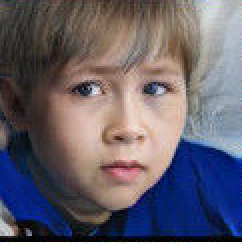
#> input picture opencv_learn/charpter23/img/a1.png, 121 x 122 px, found by its file name (shown 2 times larger)
$ python demo_23.04.py
#> lines starting #> are read from the running program, lines starting #| are printed output that depends on the picture
import cv2
import numpy as np

images = []
images.append(cv2.imread(r'img\a1.png', cv2.IMREAD_GRAYSCALE))
images.append(cv2.imread(r'img\a2.png', cv2.IMREAD_GRAYSCALE))
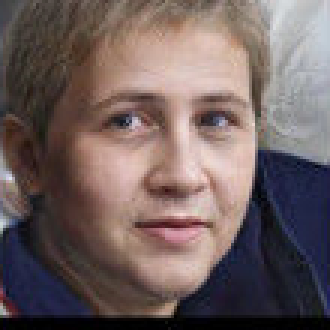
#> input picture opencv_learn/charpter23/img/a2.png, 110 x 110 px, found by its file name (shown 3 times larger)
images.append(cv2.imread(r'img\b1.png', cv2.IMREAD_GRAYSCALE))
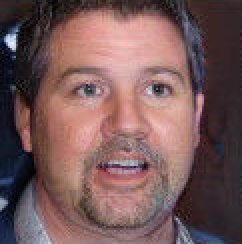
#> input picture opencv_learn/charpter23/img/b1.png, 121 x 122 px, found by its file name (shown 2 times larger)
images.append(cv2.imread(r'img\b2.png', cv2.IMREAD_GRAYSCALE))
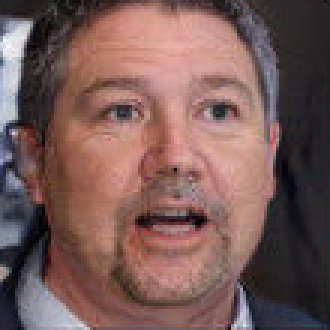
#> input picture opencv_learn/charpter23/img/b2.png, 110 x 110 px, found by its file name (shown 3 times larger)
images.append(cv2.imread(r'img\c1.png', cv2.IMREAD_GRAYSCALE))
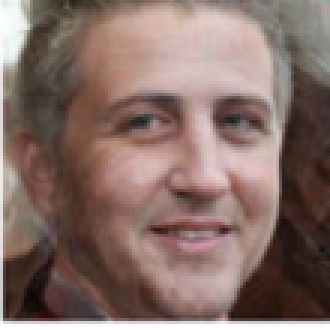
#> input picture opencv_learn/charpter23/img/c1.png, 110 x 110 px, found by its file name (shown 3 times larger)
images.append(cv2.imread(r'img\c2.png', cv2.IMREAD_GRAYSCALE))
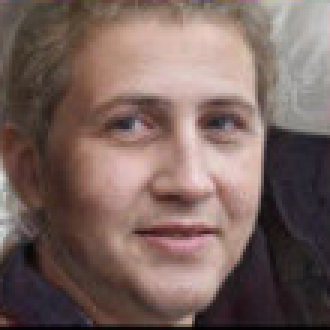
#> input picture opencv_learn/charpter23/img/c2.png, 110 x 110 px, found by its file name (shown 3 times larger)
images.append(cv2.imread(r'img\d1.png', cv2.IMREAD_GRAYSCALE))
images.append(cv2.imread(r'img\d2.png', cv2.IMREAD_GRAYSCALE))

labels = [0, 0, 1, 1, 2, 2, 3, 3]
# print(labels)
recognizer = cv2.face.FisherFaceRecognizer_create()
#> (the run stopped early here; a loop or call above may not have finished)
